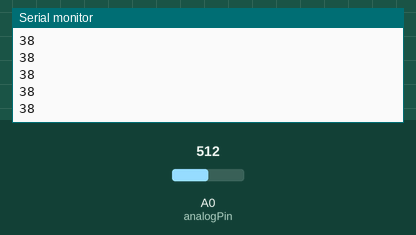
This sketch was run on a simulated Arduino Uno, built with avr-gcc and run on an emulated ATmega328P. Parts: the last lines printed to the serial monitor. Inputs (shaded band) come from the test bench; at power-on: A0 (analogPin) = 512.

Above: at 1.2 s.
1.3 s: A0 (analogPin) set to 716
At 2.0 s:
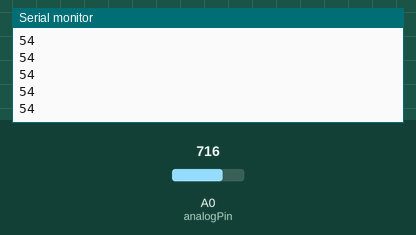
2.8 s: A0 (analogPin) set to 900
At 3.6 s:
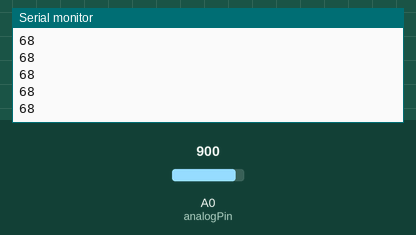
Timing chart, 0 to 5.8 s (numbered marks = the images above; inputs shaded):
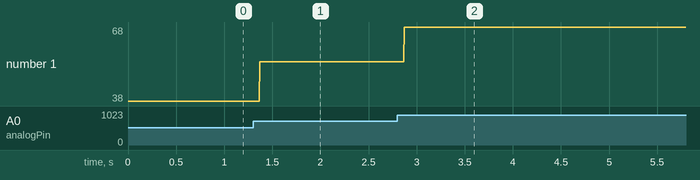

The sketch:

lsa08.ino
```cpp
const byte analogPin = 0;         // analog output of front_LSA08
const byte junctionPulse_1 = 4;    // junction pulse of front_LSA08

int read_value,position_1;
void setup() {
  // put your setup code here, to run once:
pinMode(junctionPulse_1,INPUT);
Serial.begin(9600);
}

void loop() {
  // put your main code here, to run repeatedly:
read_value=analogRead(analogPin);
position_1=((float)read_value/921)*70;
Serial.println(position_1);
}
```

Measured:
- after the input at 1.3 s, the serial monitor: prints a new line after 0.07 s (image 1)
- after the input at 2.8 s, the serial monitor: prints a new line after 0.07 s (image 2)
- plotted number 1: 38 → 54 after the input at 1.3 s, 54 → 68 after the input at 2.8 s
